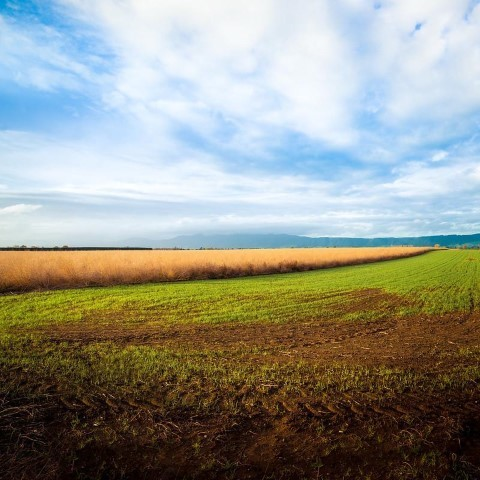
%> input picture Proyecto/Praderas/img-63.jpg, 480 x 480 px, given in place of IMG01.jpg, which was not available
$ octave practica2.m   (GNU Octave 9; MATLAB toolbox functions it lacks are replaced by stand-ins)
%> lines starting %> are read from the running program, lines starting %| are printed output that depends on the picture; in (x1, y1, x2, y2) boxes, pixels count from 0 and x2, y2 are one past the last pixel; in counts of white or black regions, pixels touching at a corner belong together; the program's own positions count from 1; pictures that were not available may be replaced by others from this repository, and a replacement may not be noted
### Proyecto/leerImagen.m
function [img]=leerImagen(contador)
%> called with contador = 1
	%IMAG(contador).BMP
    if contador < 10
        direccion=strcat('paisajes/IMG0',string(contador),'.jpg');
    else
        direccion=strcat('paisajes/IMG',string(contador),'.jpg');
    end
    fprintf('Direccion=%s',direccion)
	%figure(contador)
	img=imread(direccion);
%> img is the input picture: size 480x480x3 uint8; mean R, G, B 147.3, 148.6, 138.5
    img = imresize(img,0.5);
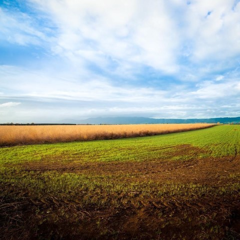
%> img: size 240x240x3 uint8; mean R, G, B 147.3, 148.6, 138.5
	%imshow(img)
	%figure(contador+1)
	%imshow(imgBW)
end

### Proyecto/practica2.m
%Tercer Parcial
%Práctica 2
%Equipo 8
clc
clear all
close all
warning off all
%1 5  9 10 11 %45

inicio=1;
fin=92;
descriptores=zeros(2);
contador=1;
for aux=inicio:fin
    cantidad = 0;
    imgAux=leerImagen(aux);
    % [4 lines of commented-out code are left out]
    BW=im2bw(imgAux);
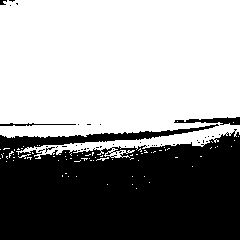
%> BW: size 240x240 logical; 58.4% white; 43 black regions (39 under 20 px), largest, box (x1, y1, x2, y2) and area: (0, 124, 240, 240) 23449, (174, 117, 240, 125) 291, (0, 123, 76, 126) 110, (0, 0, 7, 5) 24
    gcm = graycomatrix(BW);
%> gcm = [23441 413; 416 33090]
    texture=graycoprops(gcm,{'Correlation','Homogeneity'});
%> texture = {Correlation 0.97, Homogeneity 0.993}
    descriptores(:,contador) = [texture.Correlation texture.Homogeneity];
    contador = contador+1;
end
%> pass 2 of the loop `for aux=inicio:fin`:
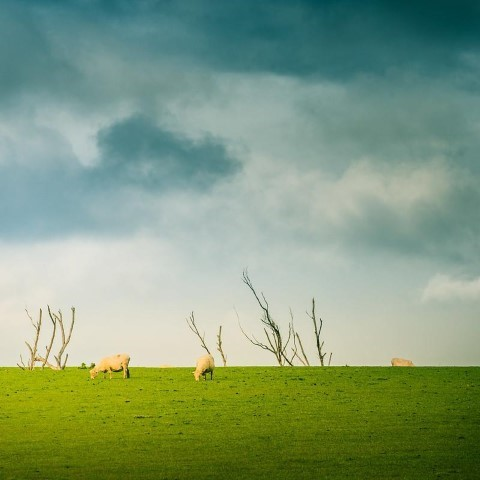
%> input picture Proyecto/Praderas/img-64.jpg, 480 x 480 px, given in place of IMG02.jpg, which was not available
%> in leerImagen, img is the input picture: size 480x480x3 uint8; mean R, G, B 130.6, 154.7, 124.1
%> img: size 240x240x3 uint8
%> `BW=im2bw(imgAux);`:
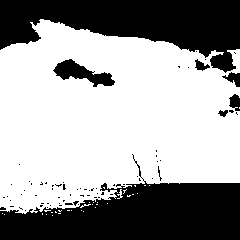
%> BW: size 240x240 logical; 61.7% white; 71 black regions (64 under 20 px), largest, box (x1, y1, x2, y2) and area: (0, 154, 240, 240) 10839, (0, 0, 240, 73) 9820, (53, 59, 115, 87) 773
%> gcm = [21504 425; 475 34956]
%> texture = {Correlation 0.967, Homogeneity 0.992}
%> the run ends on the next line
